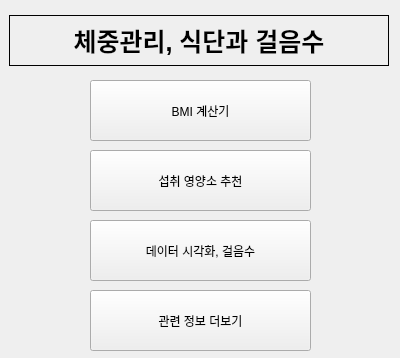
<?xml version="1.0" encoding="UTF-8"?>
<ui version="4.0">
 <class>Form</class>
 <widget class="QWidget" name="Form">
  <property name="geometry">
   <rect>
    <x>0</x>
    <y>0</y>
    <width>400</width>
    <height>358</height>
   </rect>
  </property>
  <property name="font">
   <font>
    <family>Arial</family>
   </font>
  </property>
  <property name="windowTitle">
   <string>기말 대체 과제</string>
  </property>
  <widget class="QLabel" name="label">
   <property name="geometry">
    <rect>
     <x>9</x>
     <y>15</y>
     <width>380</width>
     <height>51</height>
    </rect>
   </property>
   <property name="font">
    <font>
     <family>Arial</family>
     <pointsize>19</pointsize>
     <weight>75</weight>
     <bold>true</bold>
    </font>
   </property>
   <property name="frameShape">
    <enum>QFrame::Box</enum>
   </property>
   <property name="text">
    <string>체중관리, 식단과 걸음수</string>
   </property>
   <property name="alignment">
    <set>Qt::AlignCenter</set>
   </property>
  </widget>
  <widget class="QPushButton" name="bmiCalButton">
   <property name="geometry">
    <rect>
     <x>90</x>
     <y>80</y>
     <width>221</width>
     <height>61</height>
    </rect>
   </property>
   <property name="cursor">
    <cursorShape>PointingHandCursor</cursorShape>
   </property>
   <property name="text">
    <string>BMI 계산기</string>
   </property>
  </widget>
  <widget class="QPushButton" name="graphPlotButton">
   <property name="geometry">
    <rect>
     <x>90</x>
     <y>220</y>
     <width>221</width>
     <height>61</height>
    </rect>
   </property>
   <property name="cursor">
    <cursorShape>PointingHandCursor</cursorShape>
   </property>
   <property name="text">
    <string>데이터 시각화, 걸음수</string>
   </property>
  </widget>
  <widget class="QPushButton" name="walkingButton">
   <property name="geometry">
    <rect>
     <x>90</x>
     <y>150</y>
     <width>221</width>
     <height>61</height>
    </rect>
   </property>
   <property name="cursor">
    <cursorShape>PointingHandCursor</cursorShape>
   </property>
   <property name="text">
    <string>섭취 영양소 추천</string>
   </property>
  </widget>
  <widget class="QPushButton" name="inforBtn">
   <property name="geometry">
    <rect>
     <x>90</x>
     <y>290</y>
     <width>221</width>
     <height>61</height>
    </rect>
   </property>
   <property name="cursor">
    <cursorShape>PointingHandCursor</cursorShape>
   </property>
   <property name="text">
    <string>관련 정보 더보기</string>
   </property>
  </widget>
  <widget class="QLabel" name="label_2">
   <property name="geometry">
    <rect>
     <x>160</x>
     <y>370</y>
     <width>71</width>
     <height>16</height>
    </rect>
   </property>
   <property name="text">
    <string>유영현 김준서</string>
   </property>
  </widget>
 </widget>
 <resources/>
 <connections/>
</ui>
